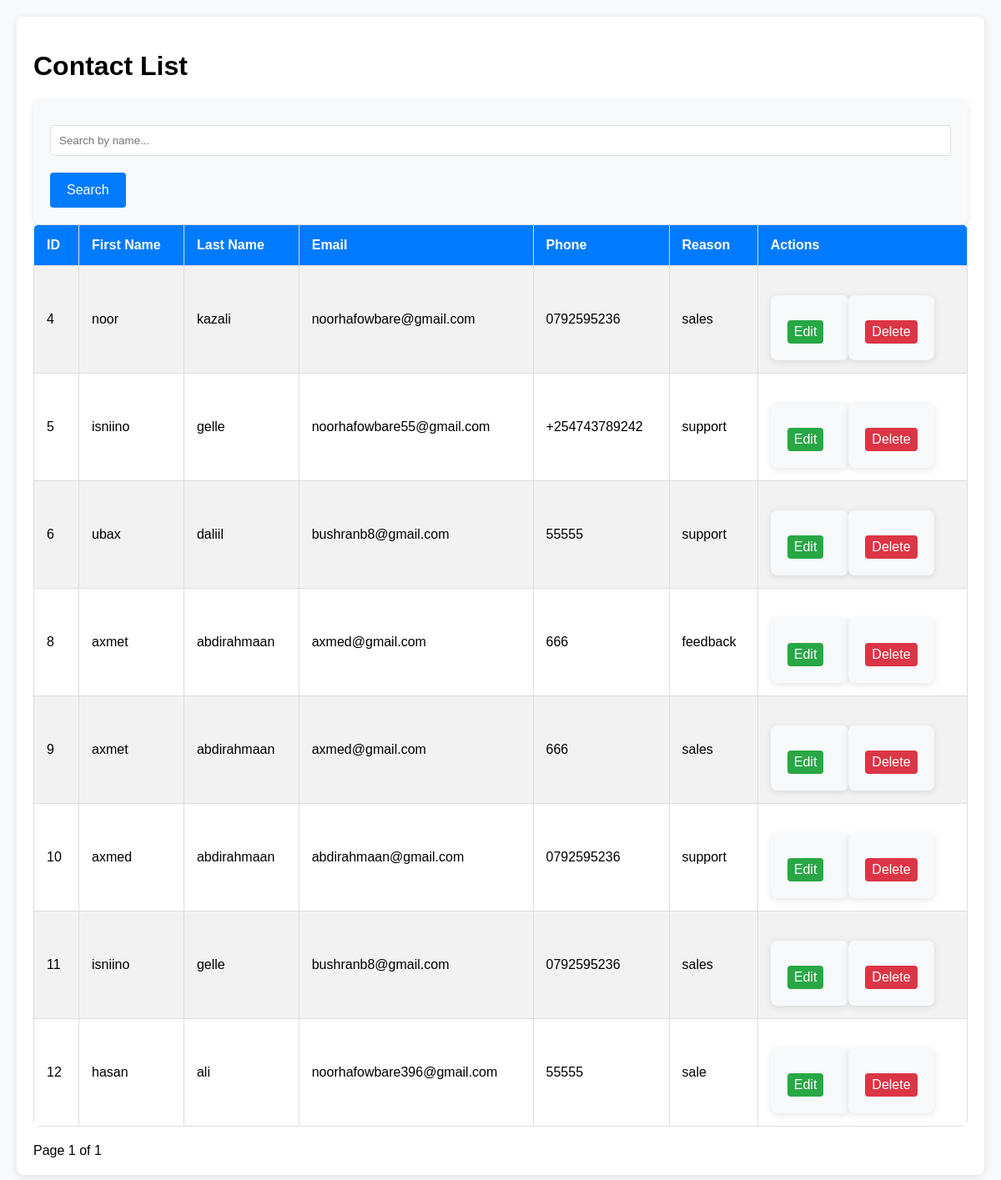
/admin/contacts, run on an earlier commit of the app's database.
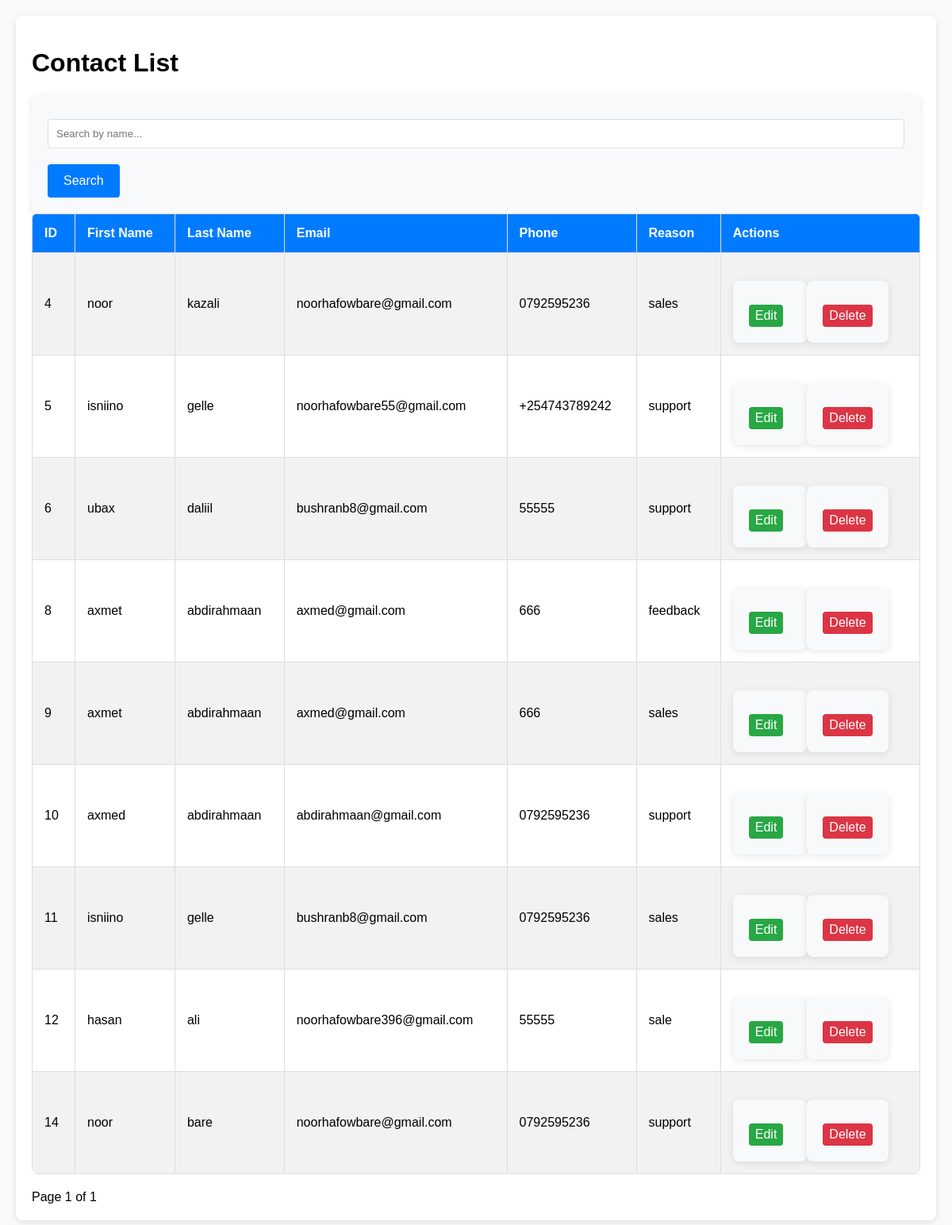
And on a later commit of the database.
### tables this page shows
CREATE TABLE contacts (
                    id INTEGER PRIMARY KEY AUTOINCREMENT,
                    first_name TEXT NOT NULL,
                    last_name TEXT NOT NULL,
                    email TEXT NOT NULL,
                    phone TEXT NOT NULL,
                    reason TEXT NOT NULL
                );

### app.py (the view)
@app.route('/admin/contacts')
def view_contacts():
    search = request.args.get('search', '')  # Search functionality
    page = request.args.get('page', 1, type=int)
    per_page = 10  # Number of records per page
    offset = (page - 1) * per_page
    conn = get_db_connection()
    query = 'SELECT * FROM contacts WHERE first_name LIKE ? OR last_name LIKE ? LIMIT ? OFFSET ?'
    search_param = f"%{search}%"
    contacts = conn.execute(query, (search_param, search_param, per_page, offset)).fetchall()
    total_query = 'SELECT COUNT(*) FROM contacts WHERE first_name LIKE ? OR last_name LIKE ?'
    total = conn.execute(total_query, (search_param, search_param)).fetchone()[0]
    conn.close()
    return render_template('contacts.html', contacts=contacts, page=page, per_page=per_page, total=total)

### app.py (called while the page is built)
def get_db_connection():
    conn = sqlite3.connect('database.db')
    conn.row_factory = sqlite3.Row
    return conn

### templates/contacts.html (shortened to what this page needs)
<!DOCTYPE html>
<html lang="en">
  <head>
    <link
      rel="stylesheet"
      href="{{ url_for('static', filename='css/admin.css') }}"
    />
  </head>
  <body>
    <div class="container">
      <h1>Contact List</h1>
      <div class="search-container">
        <form action="{{ url_for('view_contacts') }}" method="GET">
          <input
            type="text"
            name="search"
            placeholder="Search by name..."
            value="{{ request.args.get('search', '') }}"
          />
          <button type="submit">Search</button>
        </form>
      </div>
      <table>
        <tr>
          <th>ID</th>
          <th>First Name</th>
          <th>Last Name</th>
          <th>Email</th>
          <th>Phone</th>
          <th>Reason</th>
          <th>Actions</th>
        </tr>
        {% for contact in contacts %}
        <tr>
          <td>{{ contact.id }}</td>
          <td>{{ contact.first_name }}</td>
          <td>{{ contact.last_name }}</td>
          <td>{{ contact.email }}</td>
          <td>{{ contact.phone }}</td>
          <td>{{ contact.reason }}</td>
          <td>
            <div class="actions">
              <form
                action="{{ url_for('edit_contact', id=contact.id) }}"
                method="GET"
                style="display: inline"
              >
                <button class="edit" type="submit">Edit</button>
              </form>
              <form
                action="{{ url_for('delete_contact', id=contact.id) }}"
                method="POST"
                style="display: inline"
                onsubmit="return confirm('Are you sure you want to delete this contact?');"
              >
                <button class="delete" type="submit">Delete</button>
              </form>
            </div>
          </td>
        </tr>
        {% endfor %}
      </table>
      <div class="pagination">
        <span
          >Page {{ page }} of {{ (total // per_page) + (1 if total % per_page >
          0 else 0) }}</span
        >
      </div>
    </div>
  </body>
</html>

What changed in the data, as far as the page shows it:
added contacts: id "14", first_name "noor", last_name "bare", email "noorhafowbare@gmail.com", phone "0792595236", reason "support"
